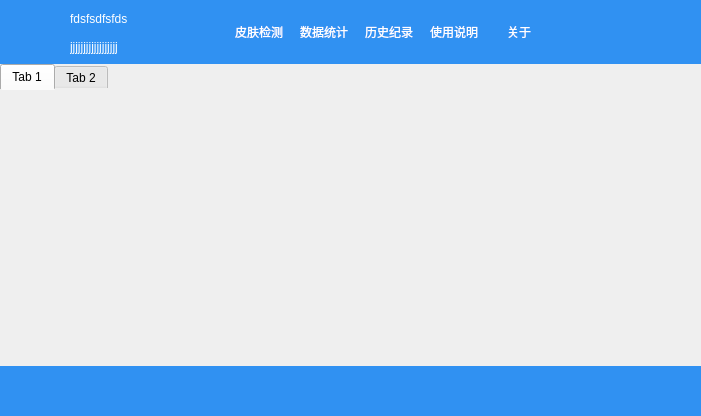
<?xml version="1.0" encoding="UTF-8"?>
<ui version="4.0">
 <class>Widget</class>
 <widget class="QWidget" name="Widget">
  <property name="geometry">
   <rect>
    <x>0</x>
    <y>0</y>
    <width>701</width>
    <height>416</height>
   </rect>
  </property>
  <property name="windowTitle">
   <string>Widget</string>
  </property>
  <layout class="QVBoxLayout" name="verticalLayout_2">
   <property name="spacing">
    <number>0</number>
   </property>
   <property name="leftMargin">
    <number>0</number>
   </property>
   <property name="topMargin">
    <number>0</number>
   </property>
   <property name="rightMargin">
    <number>0</number>
   </property>
   <property name="bottomMargin">
    <number>0</number>
   </property>
   <item>
    <widget class="QWidget" name="widget" native="true">
     <property name="styleSheet">
      <string notr="true">QWidget{
	background-color: rgb(48, 145, 242)
}
QWidget#widget{
	border-style: none;
}</string>
     </property>
     <layout class="QHBoxLayout" name="horizontalLayout_2">
      <property name="leftMargin">
       <number>0</number>
      </property>
      <property name="topMargin">
       <number>0</number>
      </property>
      <property name="rightMargin">
       <number>0</number>
      </property>
      <property name="bottomMargin">
       <number>0</number>
      </property>
      <item>
       <widget class="QPushButton" name="pushButton">
        <property name="sizePolicy">
         <sizepolicy hsizetype="Fixed" vsizetype="Minimum">
          <horstretch>0</horstretch>
          <verstretch>0</verstretch>
         </sizepolicy>
        </property>
        <property name="minimumSize">
         <size>
          <width>64</width>
          <height>64</height>
         </size>
        </property>
        <property name="styleSheet">
         <string notr="true">QPushButton{
	border-style: none;
	font-family: Microsoft Yahei;
	color: rgb(255, 255, 255);
}</string>
        </property>
        <property name="text">
         <string/>
        </property>
        <property name="icon">
         <iconset resource="res.qrc">
          <normaloff>:/button/icon/anonymous</normaloff>:/button/icon/anonymous</iconset>
        </property>
        <property name="iconSize">
         <size>
          <width>64</width>
          <height>64</height>
         </size>
        </property>
       </widget>
      </item>
      <item>
       <layout class="QVBoxLayout" name="verticalLayout">
        <property name="spacing">
         <number>2</number>
        </property>
        <item alignment="Qt::AlignLeft">
         <widget class="QPushButton" name="userButton">
          <property name="sizePolicy">
           <sizepolicy hsizetype="Fixed" vsizetype="Fixed">
            <horstretch>0</horstretch>
            <verstretch>0</verstretch>
           </sizepolicy>
          </property>
          <property name="minimumSize">
           <size>
            <width>0</width>
            <height>0</height>
           </size>
          </property>
          <property name="styleSheet">
           <string notr="true">QPushButton {
    text-align: left;
	padding:4px 0px 4px 0px;
	border-style: none;
	color: rgba(255, 255, 255, 255);
}
QPushButton::menu-indicator {
      subcontrol-origin: padding;
      subcontrol-position: center right;
}
</string>
          </property>
          <property name="text">
           <string>fdsfsdfsfds</string>
          </property>
          <property name="autoRepeat">
           <bool>false</bool>
          </property>
          <property name="autoExclusive">
           <bool>false</bool>
          </property>
         </widget>
        </item>
        <item>
         <widget class="QLabel" name="label_2">
          <property name="sizePolicy">
           <sizepolicy hsizetype="Preferred" vsizetype="Fixed">
            <horstretch>0</horstretch>
            <verstretch>0</verstretch>
           </sizepolicy>
          </property>
          <property name="styleSheet">
           <string notr="true">text-align: right;
color: rgb(255, 255, 255);
</string>
          </property>
          <property name="text">
           <string>jjjjjjjjjjjjjjjjjj</string>
          </property>
          <property name="wordWrap">
           <bool>true</bool>
          </property>
         </widget>
        </item>
       </layout>
      </item>
      <item>
       <layout class="QHBoxLayout" name="horizontalLayout">
        <property name="spacing">
         <number>1</number>
        </property>
        <property name="sizeConstraint">
         <enum>QLayout::SetDefaultConstraint</enum>
        </property>
        <property name="leftMargin">
         <number>0</number>
        </property>
        <property name="topMargin">
         <number>0</number>
        </property>
        <property name="rightMargin">
         <number>0</number>
        </property>
        <property name="bottomMargin">
         <number>0</number>
        </property>
        <item>
         <widget class="QToolButton" name="toolButton">
          <property name="minimumSize">
           <size>
            <width>64</width>
            <height>64</height>
           </size>
          </property>
          <property name="styleSheet">
           <string notr="true">QToolButton{
	border-style: none;
	font-family: Microsoft Yahei;
	color: rgb(255, 255, 255);
}
QToolButton:hover{
	background-color: rgb(77, 177, 252);
}
QToolButton:checked{
	background-color: rgb(77, 177, 240);
}</string>
          </property>
          <property name="text">
           <string>皮肤检测</string>
          </property>
          <property name="icon">
           <iconset resource="res.qrc">
            <normaloff>:/button/icon/measure</normaloff>:/button/icon/measure</iconset>
          </property>
          <property name="iconSize">
           <size>
            <width>32</width>
            <height>32</height>
           </size>
          </property>
          <property name="checkable">
           <bool>true</bool>
          </property>
          <property name="toolButtonStyle">
           <enum>Qt::ToolButtonTextUnderIcon</enum>
          </property>
         </widget>
        </item>
        <item>
         <widget class="QToolButton" name="toolButton_7">
          <property name="minimumSize">
           <size>
            <width>64</width>
            <height>64</height>
           </size>
          </property>
          <property name="styleSheet">
           <string notr="true">QToolButton{
	border-style: none;
	font-family: Microsoft Yahei;
	color: rgb(255, 255, 255);
}
QToolButton:hover{
	background-color: rgb(77, 177, 252);
}
QToolButton:checked{
	background-color: rgb(77, 177, 240);
}</string>
          </property>
          <property name="text">
           <string>数据统计</string>
          </property>
          <property name="icon">
           <iconset resource="res.qrc">
            <normaloff>:/button/icon/chart</normaloff>:/button/icon/chart</iconset>
          </property>
          <property name="iconSize">
           <size>
            <width>32</width>
            <height>32</height>
           </size>
          </property>
          <property name="checkable">
           <bool>true</bool>
          </property>
          <property name="toolButtonStyle">
           <enum>Qt::ToolButtonTextUnderIcon</enum>
          </property>
         </widget>
        </item>
        <item>
         <widget class="QToolButton" name="toolButton_2">
          <property name="minimumSize">
           <size>
            <width>64</width>
            <height>64</height>
           </size>
          </property>
          <property name="styleSheet">
           <string notr="true">QToolButton{
	border-style: none;
	font-family: Microsoft Yahei;
	color: rgb(255, 255, 255);
}
QToolButton:hover{
	background-color: rgb(77, 177, 252);
}
QToolButton:checked{
	background-color: rgb(77, 177, 240);
}</string>
          </property>
          <property name="text">
           <string>历史纪录</string>
          </property>
          <property name="icon">
           <iconset resource="res.qrc">
            <normaloff>:/button/icon/history</normaloff>:/button/icon/history</iconset>
          </property>
          <property name="iconSize">
           <size>
            <width>32</width>
            <height>32</height>
           </size>
          </property>
          <property name="checkable">
           <bool>true</bool>
          </property>
          <property name="toolButtonStyle">
           <enum>Qt::ToolButtonTextUnderIcon</enum>
          </property>
         </widget>
        </item>
        <item>
         <widget class="QToolButton" name="toolButton_8">
          <property name="minimumSize">
           <size>
            <width>64</width>
            <height>64</height>
           </size>
          </property>
          <property name="styleSheet">
           <string notr="true">QToolButton{
	border-style: none;
	font-family: Microsoft Yahei;
	color: rgb(255, 255, 255);
}
QToolButton:hover{
	background-color: rgb(77, 177, 252);
}
QToolButton:checked{
	background-color: rgb(77, 177, 240);
}</string>
          </property>
          <property name="text">
           <string>使用说明</string>
          </property>
          <property name="icon">
           <iconset resource="res.qrc">
            <normaloff>:/button/icon/help</normaloff>:/button/icon/help</iconset>
          </property>
          <property name="iconSize">
           <size>
            <width>32</width>
            <height>32</height>
           </size>
          </property>
          <property name="checkable">
           <bool>true</bool>
          </property>
          <property name="toolButtonStyle">
           <enum>Qt::ToolButtonTextUnderIcon</enum>
          </property>
         </widget>
        </item>
        <item>
         <widget class="QToolButton" name="toolButton_9">
          <property name="minimumSize">
           <size>
            <width>64</width>
            <height>64</height>
           </size>
          </property>
          <property name="styleSheet">
           <string notr="true">QToolButton{
	border-style: none;
	font-family: Microsoft Yahei;
	color: rgb(255, 255, 255);
}
QToolButton:hover{
	background-color: rgb(77, 177, 252);
}
QToolButton:checked{
	background-color: rgb(77, 177, 240);
}</string>
          </property>
          <property name="text">
           <string>关于</string>
          </property>
          <property name="icon">
           <iconset resource="res.qrc">
            <normaloff>:/button/icon/about</normaloff>:/button/icon/about</iconset>
          </property>
          <property name="iconSize">
           <size>
            <width>32</width>
            <height>32</height>
           </size>
          </property>
          <property name="checkable">
           <bool>true</bool>
          </property>
          <property name="toolButtonStyle">
           <enum>Qt::ToolButtonTextUnderIcon</enum>
          </property>
         </widget>
        </item>
       </layout>
      </item>
      <item>
       <spacer name="horizontalSpacer">
        <property name="orientation">
         <enum>Qt::Horizontal</enum>
        </property>
        <property name="sizeType">
         <enum>QSizePolicy::Fixed</enum>
        </property>
        <property name="sizeHint" stdset="0">
         <size>
          <width>150</width>
          <height>20</height>
         </size>
        </property>
       </spacer>
      </item>
     </layout>
    </widget>
   </item>
   <item>
    <widget class="QTabWidget" name="tabWidget">
     <property name="styleSheet">
      <string notr="true">QTabWidget::pane{
	border: none;
}</string>
     </property>
     <property name="tabPosition">
      <enum>QTabWidget::North</enum>
     </property>
     <property name="tabShape">
      <enum>QTabWidget::Rounded</enum>
     </property>
     <property name="currentIndex">
      <number>0</number>
     </property>
     <property name="elideMode">
      <enum>Qt::ElideNone</enum>
     </property>
     <property name="usesScrollButtons">
      <bool>true</bool>
     </property>
     <property name="documentMode">
      <bool>false</bool>
     </property>
     <property name="tabsClosable">
      <bool>false</bool>
     </property>
     <property name="tabBarAutoHide">
      <bool>false</bool>
     </property>
     <widget class="QWidget" name="tab">
      <attribute name="title">
       <string>Tab 1</string>
      </attribute>
     </widget>
     <widget class="QWidget" name="tab_2">
      <attribute name="title">
       <string>Tab 2</string>
      </attribute>
      <layout class="QHBoxLayout" name="horizontalLayout_3">
       <property name="leftMargin">
        <number>0</number>
       </property>
       <property name="topMargin">
        <number>0</number>
       </property>
       <property name="rightMargin">
        <number>0</number>
       </property>
       <property name="bottomMargin">
        <number>0</number>
       </property>
       <item>
        <widget class="Line" name="line_2">
         <property name="orientation">
          <enum>Qt::Vertical</enum>
         </property>
        </widget>
       </item>
       <item alignment="Qt::AlignRight">
        <widget class="QWidget" name="widget_2" native="true">
         <property name="minimumSize">
          <size>
           <width>250</width>
           <height>0</height>
          </size>
         </property>
         <property name="styleSheet">
          <string notr="true">QWidget#widget_2{
	background-color: rgba(230, 230, 230, 200);
	border-style: none none none solid;
	border-width: 1px;
	border-color: rgba(75, 75, 75, 100);
}
</string>
         </property>
         <layout class="QVBoxLayout" name="verticalLayout_4">
          <property name="topMargin">
           <number>9</number>
          </property>
          <item alignment="Qt::AlignTop">
           <widget class="QWidget" name="widget_4" native="true">
            <layout class="QVBoxLayout" name="verticalLayout_3">
             <property name="spacing">
              <number>10</number>
             </property>
             <property name="topMargin">
              <number>1</number>
             </property>
             <item>
              <widget class="QWidget" name="gridWidget" native="true">
               <layout class="QGridLayout" name="gridLayout_2">
                <item row="0" column="0">
                 <widget class="QToolButton" name="toolButton_3">
                  <property name="text">
                   <string>开始检测</string>
                  </property>
                 </widget>
                </item>
                <item row="0" column="1">
                 <widget class="QToolButton" name="toolButton_5">
                  <property name="text">
                   <string>保存数据</string>
                  </property>
                 </widget>
                </item>
                <item row="1" column="0">
                 <widget class="QToolButton" name="toolButton_4">
                  <property name="text">
                   <string>拍照</string>
                  </property>
                 </widget>
                </item>
                <item row="1" column="1">
                 <widget class="QToolButton" name="toolButton_6">
                  <property name="text">
                   <string>保存</string>
                  </property>
                 </widget>
                </item>
               </layout>
              </widget>
             </item>
             <item>
              <widget class="Line" name="line">
               <property name="orientation">
                <enum>Qt::Horizontal</enum>
               </property>
              </widget>
             </item>
            </layout>
           </widget>
          </item>
         </layout>
        </widget>
       </item>
      </layout>
     </widget>
    </widget>
   </item>
   <item>
    <widget class="QWidget" name="widget_3" native="true">
     <property name="minimumSize">
      <size>
       <width>0</width>
       <height>50</height>
      </size>
     </property>
     <property name="styleSheet">
      <string notr="true">background-color: rgb(48, 145, 242)</string>
     </property>
    </widget>
   </item>
  </layout>
 </widget>
 <layoutdefault spacing="6" margin="11"/>
 <resources>
  <include location="res.qrc"/>
 </resources>
 <connections/>
</ui>
